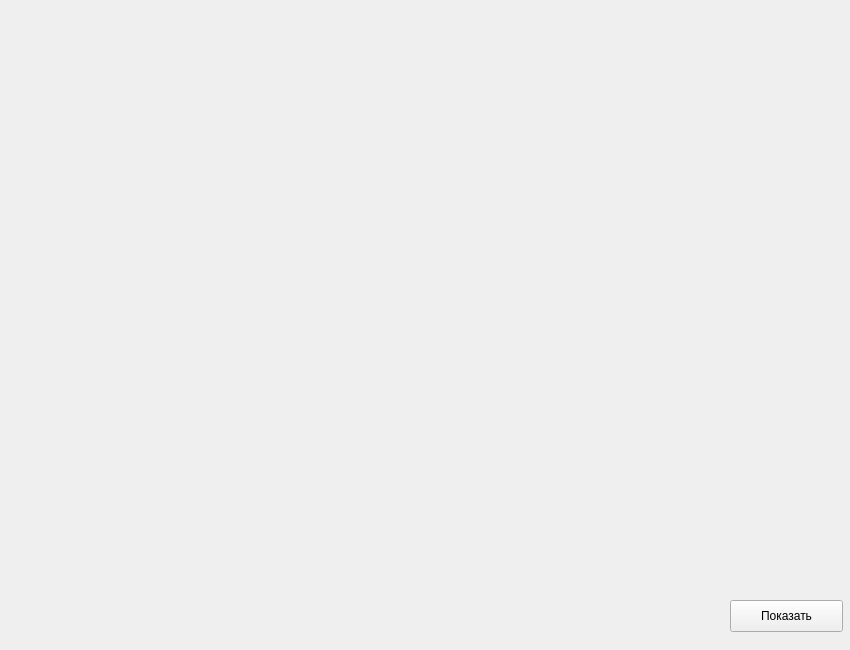
<?xml version="1.0" encoding="UTF-8"?>
<ui version="4.0">
 <class>Form</class>
 <widget class="QWidget" name="Form">
  <property name="geometry">
   <rect>
    <x>0</x>
    <y>0</y>
    <width>850</width>
    <height>650</height>
   </rect>
  </property>
  <property name="windowTitle">
   <string>Form</string>
  </property>
  <widget class="QPushButton" name="pushButton">
   <property name="geometry">
    <rect>
     <x>730</x>
     <y>600</y>
     <width>113</width>
     <height>32</height>
    </rect>
   </property>
   <property name="text">
    <string>Показать</string>
   </property>
  </widget>
 </widget>
 <resources/>
 <connections/>
</ui>
